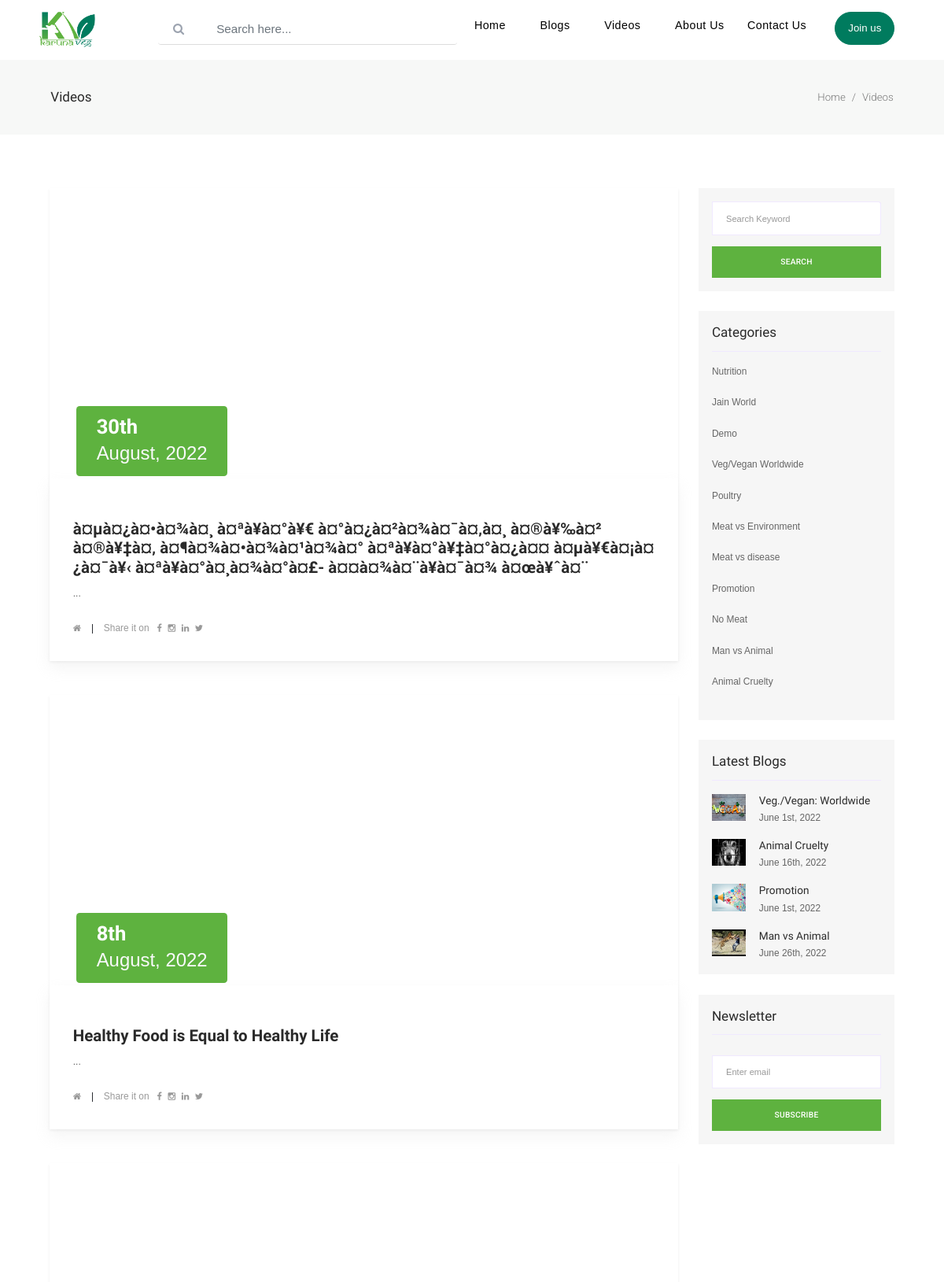
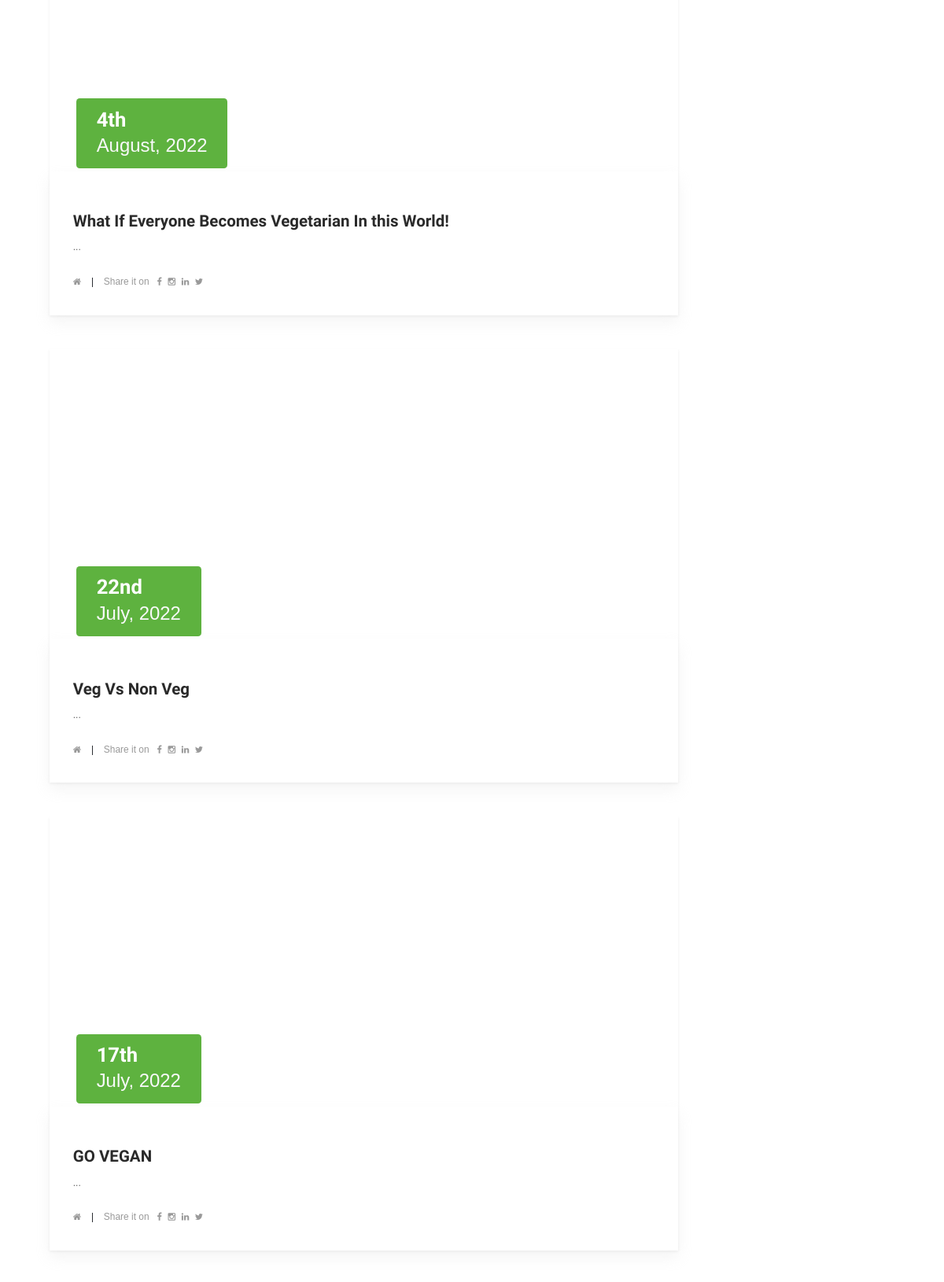
/videos.php (upper part), run on the app's committed database (2 pictures, top to bottom).
### tables this page shows
CREATE TABLE `videos` (
  `id` int(20) NOT NULL,
  `title` varchar(200) NOT NULL,
  `description` text NOT NULL,
  `ending_lines` text NOT NULL,
  `url` text NOT NULL,
  `category_id` int(11) NOT NULL,
  `created_at` timestamp NOT NULL DEFAULT CURRENT_TIMESTAMP ON UPDATE CURRENT_TIMESTAMP
);

CREATE TABLE `category` (
  `id` int(11) NOT NULL,
  `name` varchar(200) NOT NULL
);

CREATE TABLE `posts` (
  `id` int(11) NOT NULL,
  `title` text NOT NULL,
  `content` text NOT NULL,
  `about_blog` text NOT NULL,
  `url` varchar(200) NOT NULL,
  `created_at` timestamp NOT NULL DEFAULT CURRENT_TIMESTAMP,
  `category_id` int(11) NOT NULL
);

CREATE TABLE `images` (
  `id` int(11) NOT NULL,
  `post_id` int(11) NOT NULL,
  `image` text NOT NULL
);

### includes/function.php (called while the page is built, shortened)
<?php
function getPostThumb($db,$id){
    $query="SELECT * FROM images WHERE post_id=$id";
    $run=mysqli_query($db,$query);
    $data = mysqli_fetch_assoc($run);
    return $data['image'];
}
?>

### videos.php (the view, shortened to what this page needs)
<!DOCTYPE html>
<html lang="en">
  <head>
    <link rel="stylesheet" href="css/bootstrap.css" />
    <link href="vendor/bootstrap/css/bootstrap.min.css" rel="stylesheet">
    <link rel="stylesheet" href="assets/css/fontawesome.css">
    <link rel="stylesheet" href="assets/css/style.css">
    <link rel="stylesheet" href="assets/css/owl.css">
    <link rel="stylesheet" href="assets/css/Blog-style.css" />
  </head>
  <body >
    <?php
        require('includes/db.php');
        include('includes/function.php');
        include('includes/header.php');
    ?>
 <section class="banner_area">
      <div class="banner_inner d-flex align-items-center">
        <div class="container-fluid col-11">
          <div
            class="banner_content d-md-flex justify-content-between align-items-center">
            <div class="mb-3 mb-md-0">
              <h4>Videos </h4>
            </div>
            <div class="page_link">
              <a href="index.php">Home</a>
              <a href="videos.php">Videos </a>
            </div>
          </div>
        </div>
      </div>
    </section>
  <section class="blog_area" style="zoom:90%">
      <div class="container-fluid col-11">
          <div class="row">
              <div class="col-lg-9 mb-5 mb-lg-0">
                  <div class="blog_left_sidebar">
                      <?php
                        $query = "SELECT * FROM `videos` ORDER BY `id` DESC";
                        $run = mysqli_query($db, $query);
                        $num = mysqli_num_rows($run);
                        if($num>0)
                        {
                          while( $row = mysqli_fetch_assoc($run))
                          {
                            ?>
                        <a href="video-blog-single.php?id=<?php echo $row['id']?>">
                          <article class="blog_item shadow-sm">
                              <div class="blog_item_img">
                                <iframe class="embed-responsive-item" id="card-img-iframe" src="<?= $row['url']?>?&rel=0&modestbranding=1" allowfullscreen></iframe>
                                <a href="#" class="blog_item_date">
                                  <h3>
                                    <time class="post-item__meta post-item__meta--date" datetime="2022-02-14T20:24:54+00:00">
                                      <?= date('jS',strtotime($row['created_at']))?>
                                    </time>
                                  </h3>
                                  <p class="fs-3 text-light">
                                    <time class="post-item__meta post-item__meta--date" datetime="2022-02-14T20:24:54+00:00">
                                      <?= date('F, Y',strtotime($row['created_at']))?>
                                    </time>
                                  </p>
                                </a>
                              </div>
                              <a class="d-inline-block" href="video-blog-single.php?id=<?php echo $row['id']?>">
                              <div class="blog_details">
                                  <h2><?php echo $row['title'] ?></h2>
                                  <p> <?php echo $row['about_blog'] ?> ... </p>
                                  <ul class="blog-info-link">
                                      <?php
                                        $category_id = $row['category_id'];
                                        $sql = "SELECT * FROM `category` WHERE `id` = '$category_id' ";
                                        $fetch = mysqli_query($db, $sql);
                                        $res = mysqli_fetch_assoc($fetch);
                                      ?>
                                    <li><a href="#"><i class="fa fa-home"></i><?php echo $res['name'] ?></a></li>
                                        <li><a href="#"> <i class="fa fa-share1"></i>Share it on &nbsp </a>
                                          <a href="https://www.facebook.com/sharer.php?u=http://localhost/www/Tech%20Binge/karuna-veg/post.php?id=<?php echo $row['id']?>"><i class="fa fa-facebook "></i> </a>
                                          <a href="#"><i class="fa fa-instagram "></i> </a>
                                          <a href="https://www.linkedin.com/shareArticle?url=http://localhost/www/Tech%20Binge/karuna-veg/post.php?id=<?php echo $row['id']?>"><i class="fa fa-linkedin "></i> </a>
                                          <a href="https://twitter.com/intent/tweet?url=http://localhost/www/Tech%20Binge/karuna-veg/post.php?id=<?php echo $row['id']?>"><i class="fa fa-twitter "></i> </a>
                                        </li>
                                  </ul>
                              </div>
                              </a>
                           </article>
                          </a>
                        <?php
                              }
                            }
                            else
                            {
                              echo "Please publish some blogs.";
                            }
                          ?>
                  </div>
              </div>
              <div class="col-lg-3">
                  <div class="blog_right_sidebar">
                      <aside class="single_sidebar_widget search_widget">
                          <form action="#">
                            <div class="form-group">
                              <div class="input-group mb-3">
                                <input type="text" class="form-control" placeholder="Search Keyword">
                                <div class="input-group-append">
                                  <button class="btn" type="button"><i class="ti-search"></i></button>
                                </div>
                              </div>
                            </div>
                            <button class="main_btn rounded-0 w-100" type="submit">Search</button>
                          </form>
                      </aside>
                      <aside class="single_sidebar_widget post_category_widget">
                        <h4 class="widget_title">Categories</h4>
                          <?php
                          $query = "SELECT * FROM `category` ORDER BY RAND() DESC ";
                          $run = mysqli_query($db, $query);
                          while($row = mysqli_fetch_assoc($run))
                          {
                          ?>
                            <ul class="list cat-list">
                                <li>
                                    <a href="videos.php?category_id=<?= $row['id']?>" class="d-flex">
                                        <p><?php echo $row['name'] ?></p>
                                    </a>
                                </li>
                            </ul>
                          <?php
                          }
                          ?>
                        </aside>
                      <aside class="single_sidebar_widget popular_post_widget">
                          <h3 class="widget_title">Latest Blogs</h3>
                          <?php
                          $query = "SELECT * FROM `posts` ORDER BY RAND() LIMIT 4";
                          $run = mysqli_query($db, $query);
                          while($row = mysqli_fetch_assoc($run))
                          {
                          ?>
                          <div class="media post_item">
                             <img src="uploaded_images/<?= getPostThumb($db,$row['id'])?>" id="blog-img" class=""  alt="<?php
                                $alt= str_replace(' ', '-', ( $row['title'])); echo$alt?>" style="width: 50px; height: 40px;">
                              <div class="media-body">
                                  <a href="post.php?id=<?php echo $row['id']?>">
                                      <h3 class="text-truncate" style="width: 180px"><?php echo $row['title'] ?></h3>
                                  </a>
                                  <p>
                                    <time class="post-item__meta post-item__meta--date" datetime="2022-02-14T20:24:54+00:00">
                                      <?= date('F jS, Y',strtotime($row['created_at']))?>
                                    </time>
                                  </p>
                              </div>
                          </div>
                          <?php
                          }
                          ?>
                      </aside>
                      <aside class="single_sidebar_widget newsletter_widget">
                        <h4 class="widget_title">Newsletter</h4>
                        <form action="#">
                          <div class="form-group">
                            <input type="email" class="form-control" placeholder="Enter email" required>
                          </div>
                          <button class="main_btn rounded-0 w-100" type="submit">Subscribe</button>
                        </form>
                      </aside>
                  </div>
              </div>
          </div>
      </div>
  </section>
  </body>
</html>

### assets/css/style.css (style rules this page uses)
:root { --green2: #007B5E; --green1: #5EB23F; --para: #8f8686; --white: #fff; --white-gray: #f7f7f7; ; }
body { font-family: sans-serif; overflow-x: hidden; text-rendering: optimizeLegibility; -webkit-font-smoothing: antialiased; -moz-osx-font-smoothing: grayscale; overflow-x: hidden; zoom: 95%; }
p { margin-bottom: 0px; font-size: 14px; color: #666666; }
a { text-decoration: none!important; }
ul { padding: 0; margin: 0; list-style: none; }
h1, h2, h3, h4, h5, h6 { margin: 0px; }
*, *:before, *:after { -webkit-box-sizing: border-box; box-sizing: border-box; -webkit-font-smoothing: antialiased; -moz-osx-font-smoothing: grayscale; }
.btn { border: none; }
* { margin: 0; padding: 0; -webkit-box-sizing: border-box; box-sizing: border-box; }

### data on the page
videos: created_at "30th", created_at "August, 2022", title "à¤µà¤¿à¤•à¤¾à¤¸ à¤ªà¥à¤°à¥€ à¤°à¤¿à¤²à¤¾à¤¯à¤‚à¤¸ à¤®à¥‰à¤² à¤®à¥‡à¤‚ à¤¶à¤¾à¤•à¤¾à¤¹à¤¾à¤° à¤ªà¥à¤°à¥‡à¤°à¤¿à¤¤ à¤µà¥€à¤¡à¤¿à¤¯à¥‹ à¤ªà¥à¤°à¤¸à¤¾à¤°à¤£- à¤¤à¤¾à¤¨à¥à¤¯à¤¾ à¤œà¥ˆà¤¨"
videos: created_at "8th", created_at "August, 2022", title "Healthy Food is Equal to Healthy Life"
videos: created_at "4th", created_at "August, 2022", title "What If Everyone Becomes Vegetarian In this World!"
videos: created_at "22nd", created_at "July, 2022", title "Veg Vs Non Veg"
videos: created_at "17th", created_at "July, 2022", title "GO VEGAN"
category: name "Nutrition"
category: name "Jain World"
category: name "Demo"
category: name "Veg/Vegan Worldwide"
category: name "Poultry"
category: name "Meat vs Environment"
category: name "Meat vs disease"
category: name "Promotion"
category: name "No Meat"
category: name "Man vs Animal"
category: name "Animal Cruelty"
posts: id.image (picture), title "Veg./Vegan: Worldwide", created_at "June 1st, 2022"
posts: id.image (picture), title "Animal Cruelty", created_at "June 16th, 2022"
posts: id.image (picture), title "Promotion", created_at "June 1st, 2022"
posts: id.image (picture), title "Man vs Animal", created_at "June 26th, 2022"
